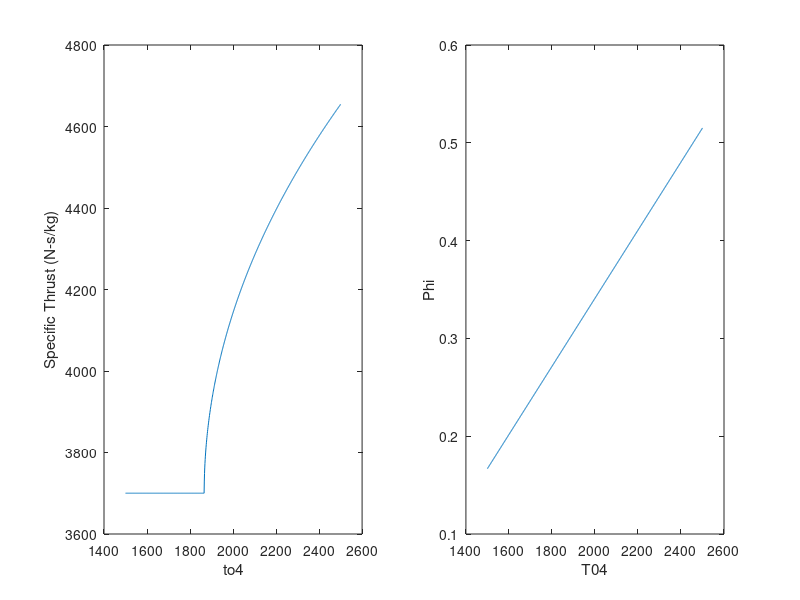

The MATLAB script that drew this image:
clc; clear all; close all;
M = 200/761;
pa = 101350% Pa
rhoa = 1.225% kg/m3
Ta = 288% K
V = 200*0.44704
y = 1.4
R = 287; %j/kg-K
cp = y*R/(y-1);

%Setting fixed parameters
HP_comp_r = 40
T04 = linspace(1500,2500,1000); 
BPR = 13;

p0a = pa*(1+(y-1)*M*M/2)^(y/(y-1));
T0a = Ta*(1+(y-1)*M*M/2);
p01 = p0a;
T01 = T0a;
fan_r = 1.5;
p02 = fan_r*p01;
n_fan = 0.9;
T02 = T01*(1+(1/n_fan)*(fan_r^((y-1)/y)-1));
p03 = HP_comp_r*p02;
n_comp = 0.9;
T03 = T02*(1+(1/n_comp)*(HP_comp_r^((y-1)/y)-1));
LHV = 43e6; %j/kg
FoA = 170.34/(18.5*32+18.5*3.76*28);% fuel to air ratio
p04 = p03;
phi = (T04-T03)*cp./(FoA*LHV)
n_turb = 0.95;
T05 = T04 - (T02./n_comp).*(((HP_comp_r).^((y-1)/y))-1);
p05 = p04.*(1-(1./(n_comp.*n_turb.*T04)).*T02.*(((HP_comp_r).^((y-1)/y))-1)).^(y/(y-1));
T06 = T05 - (1+BPR).*(T01./n_fan).*(((fan_r).^((y-1)/y))-1);
p06 = p05.*(1-((1+BPR)./(n_fan.*n_turb.*T05)).*T01.*(((fan_r).^((y-1)/y))-1)).^(y/(y-1));
Ve_c = sqrt(2.*(y/(y-1))*R*T06.*(1-(pa./p06).^((y-1)/y)));
Ve_f = sqrt(2.*(y/(y-1))*R*T02.*(1-(pa./p02).^((y-1)/y)));
Thrust = (BPR*(Ve_f)+(Ve_c)) %Gross thurst used instead
Np = Thrust.*V./(BPR*((Ve_f.^2)/2-(V.^2)/2)+((Ve_c.^2)/2-(V.^2)/2))
TSFC = 3600*4.44*2.2*phi*FoA./Thrust


figure(1)
subplot(1,2,1)
plot(T04,Thrust); hold on
xlabel('to4')
ylabel('Specific Thrust (N-s/kg)')
subplot(1,2,2)
plot(T04,phi); hold on
ylabel('Phi')
xlabel('T04')
